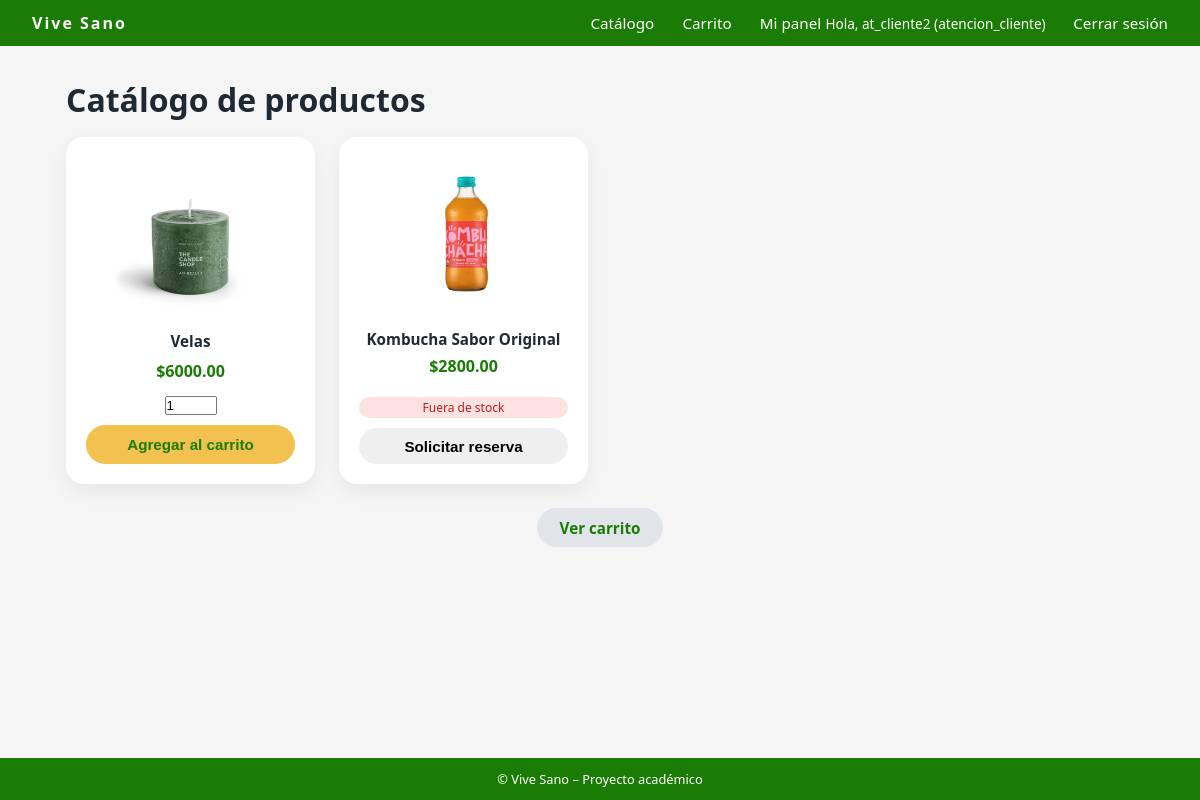
The app's page /productos/catalogo/ (signed in) with its own data.
### usuarios/models.py (models this page shows, shortened)
class Usuario(AbstractUser):
    TIPO_CLIENTE = [
        ("natural", "Persona Natural"),
        ("empresa", "Empresa"),
        ("admin", "Administrador"),
        ("atencion_cliente", "Atención al Cliente"),  # 👈 Cambiar de "soporte" a "atencion_cliente"
    ]
    rut = models.CharField(max_length=12, unique=True, blank=True, null=True)
    tipo_cliente = models.CharField(
        max_length=20,
        choices=TIPO_CLIENTE,
        default="natural"
    )

### productos/models.py (models this page shows, shortened)
class Producto(models.Model):
    CATEGORIAS = [
        ("organicos", "Orgánicos"),
        ("harinas", "Harinas"),
        ("sin gluten", "Sin Gluten"),
        ("s/lacteos", "Sin Lácteos"),
        ("bebidas", "Bebidas"),
        ("snacks", "Snacks"),
        ("suplementos", "Suplementos"),
        ("otros", "Otros"),
    ]
    nombre = models.CharField(max_length=100)
    descripcion = models.TextField(blank=True)
    precio = models.DecimalField(max_digits=10, decimal_places=2)
    stock = models.PositiveIntegerField(default=0)
    categoria = models.CharField(max_length=20, choices=CATEGORIAS, default="otros")
    activo = models.BooleanField(default=True)
    imagen = models.ImageField(
        upload_to="productos/",
        blank=True,
        null=True,
    )
    creado = models.DateTimeField(auto_now_add=True)
    actualizado = models.DateTimeField(auto_now=True)

### productos/views.py (the view)
# urls.py: path("catalogo/", views.catalogo, name="catalogo_productos"),
@login_required
def catalogo(request):
    productos = Producto.objects.filter(activo=True)  # Remover: stock__gt=0
    return render(request, "productos/catalogo.html", {"productos": productos})

### productos/templates/productos/catalogo.html (shortened to what this page needs)
{% extends 'core/base.html' %}
{% block content %}
<div class="container">
  <h1 style="margin-bottom:1rem;">Catálogo de productos</h1>
  <div class="products-grid">
    {% for p in productos %}
      <div class="product-card">
        {% if p.imagen %}
          <img src="{{ p.imagen.url }}" alt="{{ p.nombre }}">
        {% endif %}
        <div class="product-name">{{ p.nombre }}</div>
        <div class="product-price">${{ p.precio }}</div>
        {% if p.stock > 0 %}
          <form method="post" action="{% url 'agregar_al_carrito' p.id %}">
            <input type="number" name="cantidad" value="1" min="1" max="{{ p.stock }}" class="form-control" style="margin-bottom:0.6rem;">
            <button type="submit" class="btn btn-primary" style="width:100%;">Agregar al carrito</button>
          </form>
        {% else %}
          <div class="badge-status badge-off" style="display:block; text-align:center; margin-top:0.6rem; margin-bottom:0.6rem;">
            Fuera de stock
          </div>
          <form method="post" action="{% url 'solicitar_reserva' p.id %}">
            <button type="submit" class="btn btn-warning" style="width:100%;">Solicitar reserva</button>
          </form>
        {% endif %}
      </div>
    {% empty %}
      <p>No hay productos disponibles.</p>
    {% endfor %}
  </div>
  <div style="margin-top:1.5rem; text-align:center;">
    <a href="{% url 'ver_carrito' %}" class="btn btn-secondary">Ver carrito</a>
  </div>
</div>
{% endblock %}

### core/templates/core/base.html (shortened to what this page needs)
{% load static %}
<!DOCTYPE html>
<html>
<head>
    <link rel="stylesheet" href="{% static 'core/css/styles.css' %}">
</head>
<body>
<div class="site-wrapper">
    <header>
        <nav class="navbar">
            <div class="navbar-logo">
                Vive Sano
            </div>
            <div class="navbar-nav">
                <a href="{% url 'catalogo_productos' %}">Catálogo</a>
                {% if user.is_authenticated %}
                    <a href="{% url 'ver_carrito' %}">Carrito</a>
                    <a href="{% url 'dashboard' %}">Mi panel</a>
                    <span class="navbar-user">
                        Hola, {{ user.username }} ({{ user.tipo_cliente }})
                    </span>
                    <a href="{% url 'logout' %}">Cerrar sesión</a>
                {% else %}
                    <a href="{% url 'login' %}">Iniciar sesión</a>
                    <a href="{% url 'registrar' %}">Crear cuenta</a>
                {% endif %}
            </div>
        </nav>
    </header>
    <main>
        {% block content %}{% endblock %}
    </main>
    <footer class="footer">
        © {{ now|date:"Y" }} Vive Sano – Proyecto académico
    </footer>
</div>
</body>
</html>

### core/static/core/css/styles.css (style rules this page uses)
* { margin: 0; padding: 0; box-sizing: border-box; }
body { font-family: system-ui, -apple-system, BlinkMacSystemFont, "Segoe UI", sans-serif; background-color: #f5f5f5; color: #1f2933; }
.site-wrapper { min-height: 100vh; display: flex; flex-direction: column; }
main { flex: 1; }
.navbar { background-color:hsl(109, 94%, 25%); color: #ffffff; padding: 0.75rem 2rem; display: flex; align-items: center; justify-content: space-between; }
.navbar-logo { font-weight: 700; letter-spacing: 2px; }
.navbar-nav a { color: #ffffff; text-decoration: none; margin-left: 1.5rem; font-size: 0.95rem; }
.navbar-user { font-size: 0.85rem; }
.container { max-width: 1100px; margin: 2rem auto; padding: 0 1rem; }
.btn { display: inline-block; padding: 0.6rem 1.4rem; border-radius: 999px; border: none; cursor: pointer; font-size: 0.95rem; font-weight: 600; text-decoration: none; text-align: center; }
.btn-primary { background-color: #f2c14f; color:hsl(109, 94%, 25%); }
.btn-secondary { background-color: #e1e5ea; color:hsl(109, 94%, 25%); }
.products-grid { display: grid; grid-template-columns: repeat(auto-fill, minmax(220px, 1fr)); gap: 1.5rem; }
.product-card { background-color: #ffffff; border-radius: 18px; box-shadow: 0 8px 20px rgba(0,0,0,0.06); padding: 1.25rem; text-align: center; display: flex; flex-direction: column; justify-content: space-between; }
.product-card img { max-width: 100%; max-height: 160px; object-fit: contain; margin-bottom: 0.75rem; }
.product-name { font-weight: 600; font-size: 0.95rem; margin-bottom: 0.4rem; }
.product-price { color: hsl(109, 94%, 25%); font-weight: 700; margin-bottom: 0.6rem; font-size: 1rem; }
.footer { background-color: hsl(109, 94%, 25%); color: #ffffff; text-align: center; padding: 0.75rem; font-size: 0.8rem; }
.btn-primary { padding: 0.7rem 2rem; background: #f2c14f; border-radius: 50px; text-decoration: none; font-weight: bold; color: hsl(109, 94%, 25%); transition: 0.2s; }
.badge-status { padding: 0.15rem 0.6rem; border-radius: 999px; font-size: 0.75rem; }
.badge-off { background-color: #fee2e2; color: #b91c1c; }

### records on screen
Usuario: username "at_cliente2", tipo_cliente "atencion_cliente"
Producto: imagen (picture), nombre "Velas", precio "6000.00"
Producto: imagen (picture), nombre "Kombucha Sabor Original", precio "2800.00", stock "Fuera de stock"
